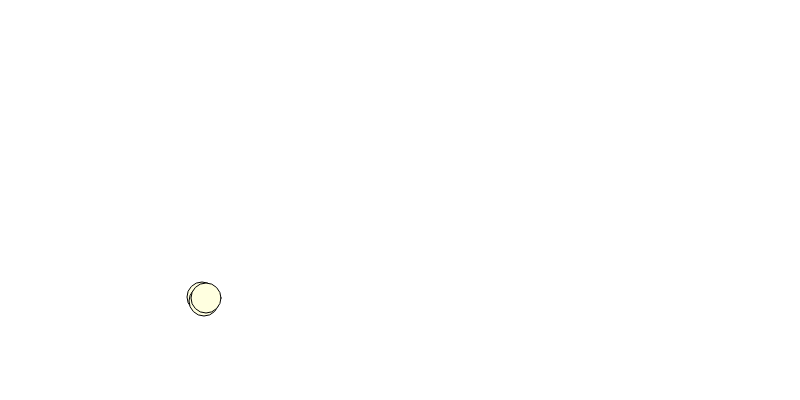
Frame 1 (no input)
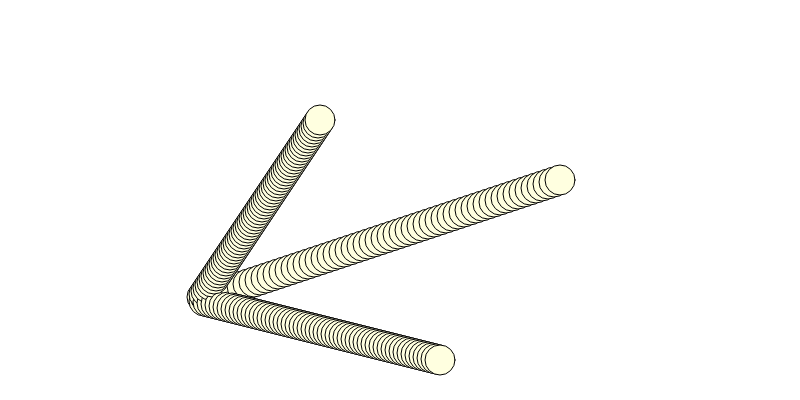
Frame 60 (no input)
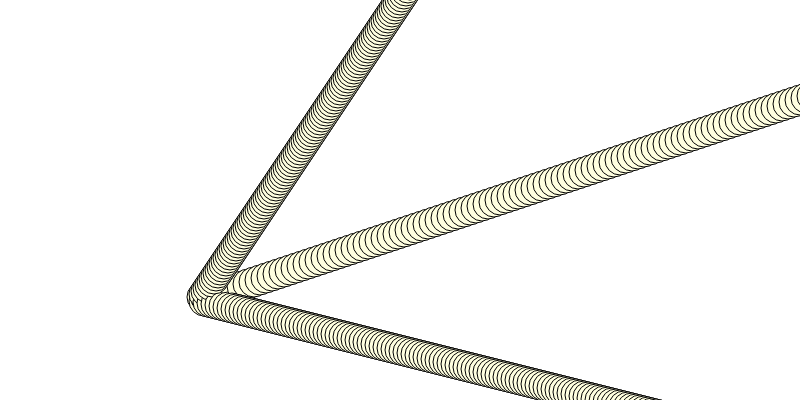
Frame 120 (the mouse pressed at the canvas centre since frame 60)

The p5.js sketch that drew these frames (run headless with seeded random() and noise() and a simulated clock; from frame 60 on, the mouse is pressed at the canvas centre):

// p5.js sketch
// ── sketch.js
//========Start ベクトル版=====

let particles = [];
let radius;

function setup() {
    createCanvas(800, 400);

    let initPos = createVector(200, 300);
    let vel1, vel2, vel3;
    vel1 = createVector(2, -3);
    vel2 = createVector(4, 1);
    //2つのベクトルを受け取って和のベクトルを返す関数
    vel3 = p5.Vector.add(vel1, vel2);
    radius = 30;

    //(注)createVectorは参照データを戻すため、constructorにinitPosを渡してしまうと、同じinitPosを参照してしまい、３つの円の位置ベクトル常に一致してしまう。
    //これを避けるために、.copy()でinitPosのコピーを渡している。
    let particle1 = new Particle(initPos.copy(), vel1, radius);
    particles.push(particle1);

    let particle2 = new Particle(initPos.copy(), vel2, radius);
    particles.push(particle2);

    let particle3 = new Particle(initPos.copy(), vel3, radius);
    particles.push(particle3);

}

function draw() {
    // background(176, 224, 230);
    fill(255, 255, 224);
    for (let i = 0; i < particles.length; i++) {
        particles[i].update();
        particles[i].display();
    }
}

//========End ベクトル版===== 
// ── Particle.js
class Particle {
    constructor(_pos, _vel, _radius) {
        this.pos = _pos;
        this.vel = _vel;
        this.acc = createVector(0, 0);
        this.radius = _radius;
        console.log(this.vel);
    }
    display() {
        ellipse(this.pos.x, this.pos.y, this.radius, this.radius);

    }
    update() {
        this.pos.add(this.vel);
        this.vel.add(this.acc);
        this.acc.mult(0);
    }
    applyForce(f) {
        this.acc.add(f);
    }
}
